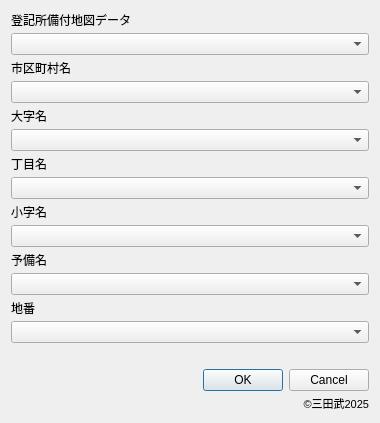
<?xml version="1.0" encoding="UTF-8"?>
<ui version="4.0">
	<class>ChibanJumpDialogBase</class>
	<widget class="QDialog" name="ChibanJumpDialogBase">
		<property name="geometry">
			<rect>
				<x>0</x>
				<y>0</y>
				<width>380</width>
				<height>220</height>
			</rect>
		</property>
		<property name="sizePolicy">
			<sizepolicy hsizetype="Preferred" vsizetype="Fixed">
				<horstretch>0</horstretch>
				<verstretch>0</verstretch>
			</sizepolicy>
		</property>
		<property name="windowTitle">
			<string>地番JUMP</string>
		</property>
		<layout class="QVBoxLayout" name="verticalLayout_2">
			<item>
				<layout class="QVBoxLayout" name="verticalLayout">
					<property name="spacing">
						<number>4</number>
					</property>
					<property name="sizeConstraint">
						<enum>QLayout::SetDefaultConstraint</enum>
					</property>
					<property name="leftMargin">
						<number>0</number>
					</property>
					<property name="topMargin">
						<number>0</number>
					</property>
					<property name="rightMargin">
						<number>0</number>
					</property>
					<property name="bottomMargin">
						<number>0</number>
					</property>
					<item>
						<widget class="QLabel" name="label">
							<property name="sizePolicy">
								<sizepolicy hsizetype="Preferred" vsizetype="Fixed">
									<horstretch>0</horstretch>
									<verstretch>0</verstretch>
								</sizepolicy>
							</property>
							<property name="text">
								<string>登記所備付地図データ</string>
							</property>
						</widget>
					</item>
					<item>
						<widget class="QgsMapLayerComboBox" name="chibankukaku">
							<property name="toolTip">
								<string>登記所備付地図データのレイヤを選択してください。</string>
							</property>
							<property name="placeholderText">
								<string>登記所備付地図データ</string>
							</property>
						</widget>
					</item>
					<item>
						<widget class="QLabel" name="label_city">
							<property name="text">
								<string>市区町村名</string>
							</property>
						</widget>
					</item>
					<item>
						<widget class="QComboBox" name="city_selector">
							<property name="toolTip">
								<string>「市区町村名」の属性値を選択してください。</string>
							</property>
							<property name="placeholderText">
								<string>市区町村名を選択</string>
							</property>
						</widget>
					</item>
					<item>
						<widget class="QLabel" name="label_ooaza">
							<property name="text">
								<string>大字名</string>
							</property>
						</widget>
					</item>
					<item>
						<widget class="QComboBox" name="ooaza_selector">
							<property name="toolTip">
								<string>「大字名」の属性値を選択してください。</string>
							</property>
							<property name="placeholderText">
								<string>大字名を選択</string>
							</property>
						</widget>
					</item>
					<item>
						<widget class="QLabel" name="label_chome">
							<property name="text">
								<string>丁目名</string>
							</property>
						</widget>
					</item>
					<item>
						<widget class="QComboBox" name="chome_selector">
							<property name="toolTip">
								<string>「丁目名」の属性値を選択してください。</string>
							</property>
							<property name="placeholderText">
								<string>丁目名を選択</string>
							</property>
						</widget>
					</item>
					<item>
						<widget class="QLabel" name="label_koaza">
							<property name="text">
								<string>小字名</string>
							</property>
						</widget>
					</item>
					<item>
						<widget class="QComboBox" name="koaza_selector">
							<property name="toolTip">
								<string>「小字名」の属性値を選択してください。</string>
							</property>
							<property name="placeholderText">
								<string>小字名を選択</string>
							</property>
						</widget>
					</item>
					<item>
						<widget class="QLabel" name="label_yobi">
							<property name="text">
								<string>予備名</string>
							</property>
						</widget>
					</item>
					<item>
						<widget class="QComboBox" name="yobi_selector">
							<property name="toolTip">
								<string>「予備名」の属性値を選択してください。</string>
							</property>
							<property name="placeholderText">
								<string>予備名を選択</string>
							</property>
						</widget>
					</item>
					<item>
						<widget class="QLabel" name="label_chiban">
							<property name="text">
								<string>地番</string>
							</property>
						</widget>
					</item>
					<item>
						<widget class="QComboBox" name="chiban_selector">
							<property name="toolTip">
								<string>「地番」の属性値を選択してください。</string>
							</property>
							<property name="placeholderText">
								<string>地番を選択</string>
							</property>
						</widget>
					</item>
					<item>
						<widget class="QLabel" name="label_5">
							<property name="enabled">
								<bool>true</bool>
							</property>
							<property name="sizePolicy">
								<sizepolicy hsizetype="Preferred" vsizetype="Preferred">
									<horstretch>0</horstretch>
									<verstretch>0</verstretch>
								</sizepolicy>
							</property>
							<property name="maximumSize">
								<size>
									<width>16777215</width>
									<height>18</height>
								</size>
							</property>
							<property name="toolTip">
								<string/>
							</property>
							<property name="whatsThis">
								<string/>
							</property>
							<property name="text">
								<string>&lt;html&gt;&lt;head/&gt;&lt;body&gt;&lt;p align=&quot;center&quot;&gt;&lt;span style=&quot; color:#ff0000;&quot;&gt;&lt;br/&gt;&lt;/span&gt;&lt;/p&gt;&lt;/body&gt;&lt;/html&gt;</string>
							</property>
						</widget>
					</item>
					<item>
						<widget class="QDialogButtonBox" name="button_box">
							<property name="sizePolicy">
								<sizepolicy hsizetype="Expanding" vsizetype="Fixed">
									<horstretch>0</horstretch>
									<verstretch>0</verstretch>
								</sizepolicy>
							</property>
							<property name="orientation">
								<enum>Qt::Horizontal</enum>
							</property>
							<property name="standardButtons">
								<set>QDialogButtonBox::Cancel|QDialogButtonBox::Ok</set>
							</property>
						</widget>
					</item>
					<item>
						<widget class="QLabel" name="label_6">
							<property name="sizePolicy">
								<sizepolicy hsizetype="Preferred" vsizetype="Fixed">
									<horstretch>0</horstretch>
									<verstretch>0</verstretch>
								</sizepolicy>
							</property>
							<property name="toolTip">
								<string>&lt;html&gt;&lt;head/&gt;&lt;body&gt;&lt;p&gt;地番JUMPを開発しました。&lt;/p&gt;&lt;p&gt;周りのQGISユーザーにもぜひお勧めください。&lt;/p&gt;&lt;p&gt;改善要望があれば、お気軽にご連絡ください。&lt;/p&gt;&lt;/body&gt;&lt;/html&gt;</string>
							</property>
							<property name="text">
								<string>&lt;html&gt;&lt;head/&gt;&lt;body&gt;&lt;p&gt;&lt;span style=&quot; font-size:8pt;&quot;&gt;©三田武2025&lt;/span&gt;&lt;/p&gt;&lt;/body&gt;&lt;/html&gt;</string>
							</property>
							<property name="alignment">
								<set>Qt::AlignRight|Qt::AlignTrailing|Qt::AlignVCenter</set>
							</property>
						</widget>
					</item>
				</layout>
			</item>
		</layout>
	</widget>
	<customwidgets>
		<customwidget>
			<class>QgsMapLayerComboBox</class>
			<extends>QComboBox</extends>
			<header>qgsmaplayercombobox.h</header>
		</customwidget>
	</customwidgets>
	<resources/>
	<connections>
		<connection>
			<sender>button_box</sender>
			<signal>accepted()</signal>
			<receiver>ChibanJumpDialogBase</receiver>
			<slot>accept()</slot>
			<hints>
				<hint type="sourcelabel">
					<x>6</x>
					<y>239</y>
				</hint>
				<hint type="destinationlabel">
					<x>20</x>
					<y>20</y>
				</hint>
			</hints>
		</connection>
		<connection>
			<sender>button_box</sender>
			<signal>rejected()</signal>
			<receiver>ChibanJumpDialogBase</receiver>
			<slot>reject()</slot>
			<hints>
				<hint type="sourcelabel">
					<x>6</x>
					<y>239</y>
				</hint>
				<hint type="destinationlabel">
					<x>20</x>
					<y>20</y>
				</hint>
			</hints>
		</connection>
	</connections>
</ui>
